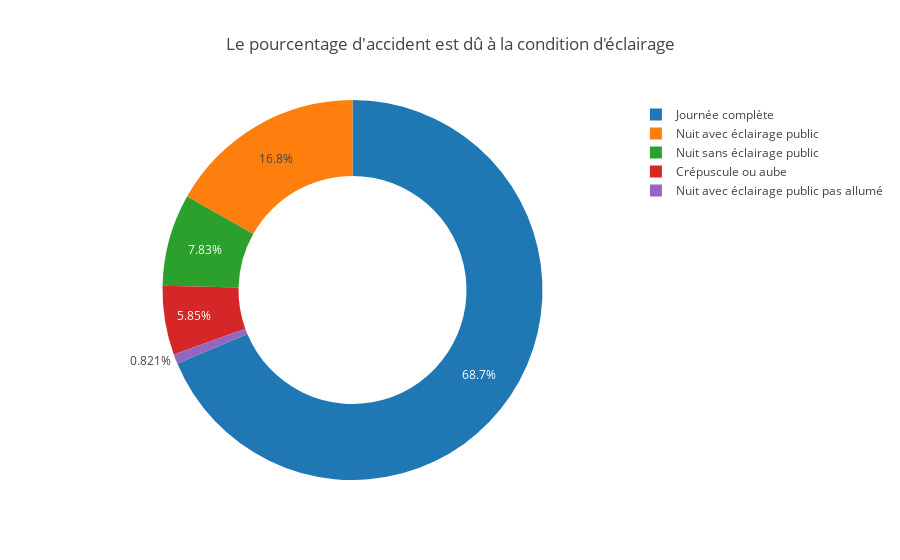

Notebook code cell kept with this figure:
### Code cell
Title = "Le pourcentage d'accident est dû à la condition d'éclairage"
PlotPiechart(data_1.lumiere.values, data_1, 'lumiere')

### Figure 1 — Plotly figure (JSON) as saved in the notebook; plotly's stock layout.template omitted (floating-point values rounded to 4 significant figures)
{"data": [{"hole": 0.6, "hoverinfo": "label+percent+name", "labels": ["Journée complète", "Crépuscule ou aube", "Nuit sans éclairage public", "Nuit avec éclairage public pas allumé", "Nuit avec éclairage public"], "name": "lumiere", "type": "pie", "uid": "ab12427b-bca7-47a6-8e96-a375e3e83042", "values": [576861, 49140, 65811, 6894, 141279]}], "layout": {"annotations": [{"font": {"size": 40}, "showarrow": false, "text": " ", "x": 5.5, "y": 0.5}], "title": {"text": "Le pourcentage d'accident est dû à la condition d'éclairage"}}}
